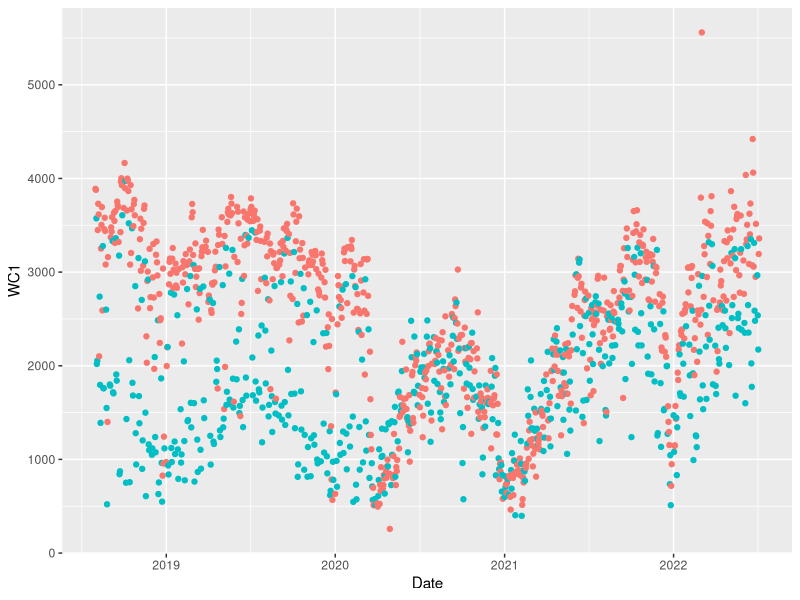

R code for this plot:
library(lubridate)
library(data.table)
library(dplyr)
library(ggplot2)
setwd("C:/Users/Rory.Bateman/OneDrive/Documents/GitHub/TFL-Bike-Hire-Forecaster")

dailyactivity <- read.csv("tfl-bike-daily-activity-central-london.csv")


#Getting a list of all stations within London along with their postcodes
stationinfo <- read.csv("station-postcodes-central.csv")

#defining which postcodes are to be included in the output dataset c("W1","WC","EC")(all central london postcode first two letters)
twol <- c("EC1","EC2","EC3","EC4","WC1","WC2")

### inputs a list of stations with their postcodes and a list of the postcode
#areas you would like to include outputs a data frame of the stations within those
# postcodes along with a shortened form of their postcode###
stationexrtraction.postcode <- function(stationset,postcodes){
  # reformatting postcodes to only include first three digits
  stationset <- mutate(stationset,Postcode = substr(Postcode,0,nchar(postcodes[1])))
  stationset.postcode <-stationset$Postcode
  
  # creting a blank dataset to be filled with only the stations within the predifned postcode list
  stationset.filtered <- data.frame(X=character(), 
                             Station=character(),
                             Postcode=character(),
                             Number=character(),
                             stringsAsFactors=FALSE)
  
  # runs through each station within station info and adding ones that lie within
  # the predifed area to the new station info list
  n  <- 0
  for (i in 1:nrow(stationset)) {
    if (stationset.postcode[i] %in% postcodes){
      n <- n +1
      stationset.filtered[nrow(stationset.filtered) + 1,] = stationset[i,]
    }
    else{
    }
  }
  return(stationset.filtered)
}

### inputs a list of stations with their postcodes and a list of the postcode
#areas you would like to include outputs a list of the defined postcode 
#areas wach with a sub list of all stations within that area###
stationexrtraction.list <- function(stationset,postcodes){
  
  postcodestations <- list()
  for(i in 1:length(postcodes)){
    postcodestations[postcodes[i]] <- list(make.names(stationexrtraction.postcode(stationset,postcodes[i])$Station, unique=TRUE))
  }
  return(postcodestations)
}

stationinfon <- stationexrtraction.list(stationinfo,twol)
### splits a data frame into a new data frame containing only the locations within a 
#a postcode area###

listofdataframes <- list()
ls <- list()
i = 1
for( i in 1:length(stationinfon)){
  ls <- append(stationinfon[[i]], "Date", after = 0)
  listofdataframes[[i]] <- dailyactivity[ls]
}

i = 1
postcode.activity<- data.frame(matrix(NA, nrow = 1321, ncol = 0))
dailyactivity.date <- data.frame()
for( i in 1:length(stationinfon)){
  df <- listofdataframes[[i]]
  dailyactivity.date <- as.Date(df$Date,format = "%d/%m/%Y")
  postcode.activity["Date"] <- dailyactivity.date
  df <- df[-c(1)]
  listofdataframes[[i]]
  df <- rowSums(df)
  postcode.activity[twol[i]] <- df
}

postcode.activity.means <-colMeans(postcode.activity[-c(1,8)]) 

postcode.activity.standarddeviation <- sapply(postcode.activity[-c(1,8)], sd)

postcode.activity["weekday"] <- weekdays(postcode.activity$Date)
ggplot(postcode.activity) +geom_point(aes(Date, WC1,color=ifelse(weekday %in% c("Friday","Saturday","Sunday"), 'red', 'black')))+ theme(legend.position="none")


